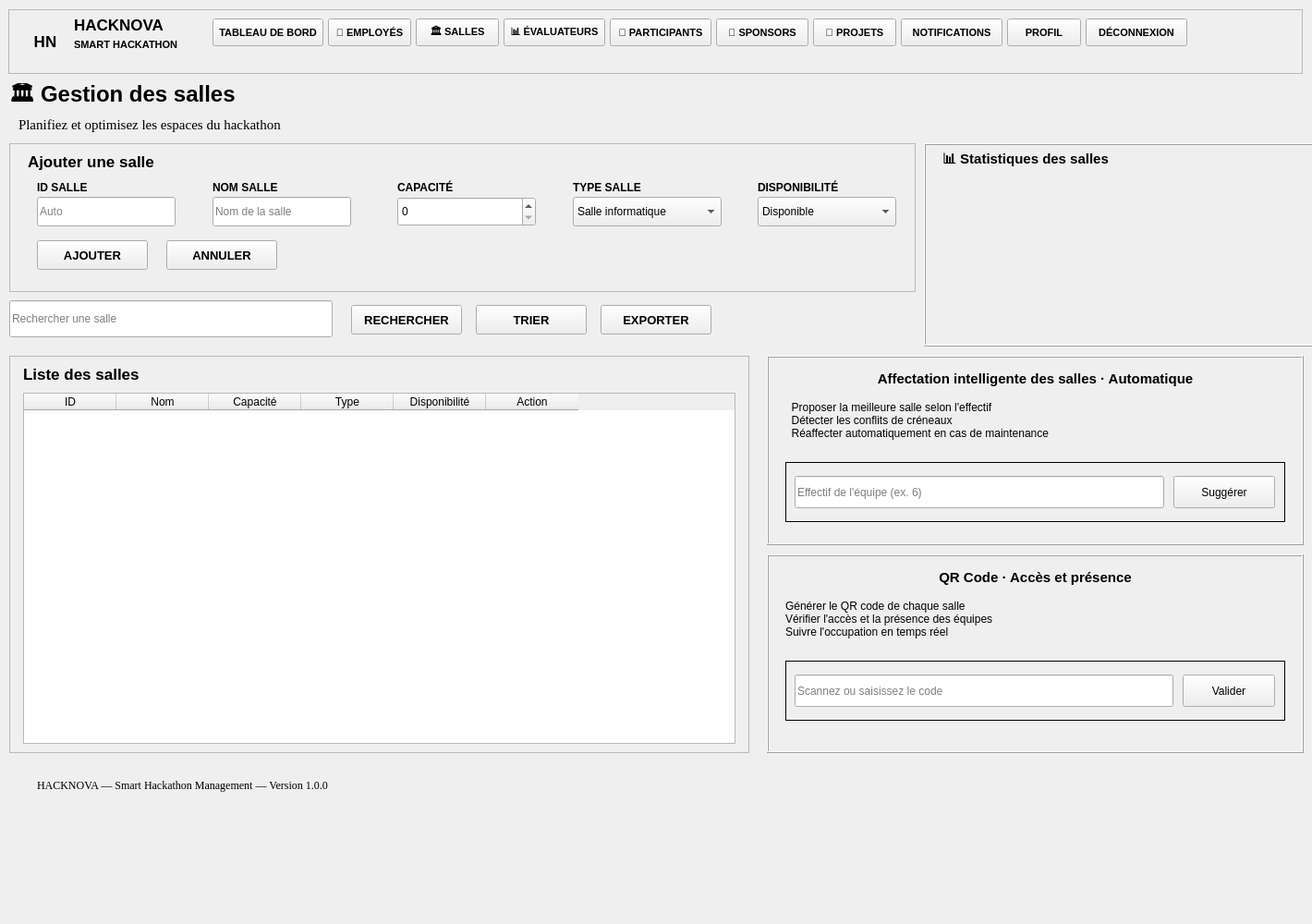
      <widget class="QWidget" name="scrollSallesContent">
       <property name="geometry">
        <rect>
         <x>0</x>
         <y>0</y>
         <width>1420</width>
         <height>1000</height>
        </rect>
       </property>
       <widget class="QFrame" name="sallesPage_frameNavbar">
        <property name="geometry">
         <rect>
          <x>9</x>
          <y>10</y>
          <width>1401</width>
          <height>70</height>
         </rect>
        </property>
        <property name="frameShape">
         <enum>QFrame::Shape::StyledPanel</enum>
        </property>
        <property name="frameShadow">
         <enum>QFrame::Shadow::Raised</enum>
        </property>
        <widget class="QLabel" name="sallesPage_labelNavLogo">
         <property name="geometry">
          <rect>
           <x>15</x>
           <y>10</y>
           <width>50</width>
           <height>50</height>
          </rect>
         </property>
         <property name="font">
          <font>
           <family>Arial</family>
           <pointsize>13</pointsize>
           <bold>true</bold>
          </font>
         </property>
         <property name="text">
          <string>HN</string>
         </property>
         <property name="alignment">
          <set>Qt::AlignmentFlag::AlignCenter</set>
         </property>
        </widget>
       </widget>
       <widget class="QLabel" name="sallesPage_labelNavBrand">
        <property name="geometry">
         <rect>
          <x>80</x>
          <y>15</y>
          <width>140</width>
          <height>24</height>
         </rect>
        </property>
        <property name="font">
         <font>
          <family>Arial</family>
          <pointsize>13</pointsize>
          <bold>true</bold>
         </font>
        </property>
        <property name="text">
         <string>HACKNOVA</string>
        </property>
       </widget>
       <widget class="QLabel" name="sallesPage_labelNavSub">
        <property name="geometry">
         <rect>
          <x>80</x>
          <y>40</y>
          <width>140</width>
          <height>16</height>
         </rect>
        </property>
        <property name="font">
         <font>
          <family>Arial</family>
          <pointsize>8</pointsize>
          <bold>true</bold>
         </font>
        </property>
        <property name="text">
         <string>SMART HACKATHON</string>
        </property>
       </widget>
       <widget class="QPushButton" name="sallesPage_btnDashboard">
        <property name="geometry">
         <rect>
          <x>230</x>
          <y>20</y>
          <width>120</width>
          <height>30</height>
         </rect>
        </property>
        <property name="font">
         <font>
          <family>Arial</family>
          <pointsize>8</pointsize>
          <bold>true</bold>
         </font>
        </property>
        <property name="cursor">
         <cursorShape>PointingHandCursor</cursorShape>
        </property>
        <property name="text">
         <string>TABLEAU DE BORD</string>
        </property>
       </widget>
       <widget class="QPushButton" name="sallesPage_btnEmployes">
        <property name="geometry">
         <rect>
          <x>355</x>
          <y>20</y>
          <width>90</width>
          <height>30</height>
         </rect>
        </property>
        <property name="font">
         <font>
          <family>Arial</family>
          <pointsize>8</pointsize>
          <bold>true</bold>
         </font>
        </property>
        <property name="cursor">
         <cursorShape>PointingHandCursor</cursorShape>
        </property>
        <property name="text">
         <string>👤 EMPLOYÉS</string>
        </property>
       </widget>
       <widget class="QPushButton" name="sallesPage_btnSalles">
        <property name="geometry">
         <rect>
          <x>450</x>
          <y>20</y>
          <width>90</width>
          <height>30</height>
         </rect>
        </property>
        <property name="font">
         <font>
          <family>Arial</family>
          <pointsize>8</pointsize>
          <bold>true</bold>
         </font>
        </property>
        <property name="cursor">
         <cursorShape>PointingHandCursor</cursorShape>
        </property>
        <property name="text">
         <string>🏛 SALLES</string>
        </property>
       </widget>
       <widget class="QPushButton" name="sallesPage_btnEvaluateurs">
        <property name="geometry">
         <rect>
          <x>545</x>
          <y>20</y>
          <width>110</width>
          <height>30</height>
         </rect>
        </property>
        <property name="font">
         <font>
          <family>Arial</family>
          <pointsize>8</pointsize>
          <bold>true</bold>
         </font>
        </property>
        <property name="cursor">
         <cursorShape>PointingHandCursor</cursorShape>
        </property>
        <property name="text">
         <string>📊 ÉVALUATEURS</string>
        </property>
       </widget>
       <widget class="QPushButton" name="sallesPage_btnParticipants">
        <property name="geometry">
         <rect>
          <x>660</x>
          <y>20</y>
          <width>110</width>
          <height>30</height>
         </rect>
        </property>
        <property name="font">
         <font>
          <family>Arial</family>
          <pointsize>8</pointsize>
          <bold>true</bold>
         </font>
        </property>
        <property name="cursor">
         <cursorShape>PointingHandCursor</cursorShape>
        </property>
        <property name="text">
         <string>👥 PARTICIPANTS</string>
        </property>
       </widget>
       <widget class="QPushButton" name="sallesPage_btnSponsors">
        <property name="geometry">
         <rect>
          <x>775</x>
          <y>20</y>
          <width>100</width>
          <height>30</height>
         </rect>
        </property>
        <property name="font">
         <font>
          <family>Arial</family>
          <pointsize>8</pointsize>
          <bold>true</bold>
         </font>
        </property>
        <property name="cursor">
         <cursorShape>PointingHandCursor</cursorShape>
        </property>
        <property name="text">
         <string>🤝 SPONSORS</string>
        </property>
       </widget>
       <widget class="QPushButton" name="sallesPage_btnProjets">
        <property name="geometry">
         <rect>
          <x>880</x>
          <y>20</y>
          <width>90</width>
          <height>30</height>
         </rect>
        </property>
        <property name="font">
         <font>
          <family>Arial</family>
          <pointsize>8</pointsize>
          <bold>true</bold>
         </font>
        </property>
        <property name="cursor">
         <cursorShape>PointingHandCursor</cursorShape>
        </property>
        <property name="text">
         <string>💡 PROJETS</string>
        </property>
       </widget>
       <widget class="QPushButton" name="sallesPage_btnNotifications">
        <property name="geometry">
         <rect>
          <x>975</x>
          <y>20</y>
          <width>110</width>
          <height>30</height>
         </rect>
        </property>
        <property name="font">
         <font>
          <family>Arial</family>
          <pointsize>8</pointsize>
          <bold>true</bold>
         </font>
        </property>
        <property name="cursor">
         <cursorShape>PointingHandCursor</cursorShape>
        </property>
        <property name="text">
         <string>NOTIFICATIONS</string>
        </property>
       </widget>
       <widget class="QPushButton" name="sallesPage_btnProfil">
        <property name="geometry">
         <rect>
          <x>1090</x>
          <y>20</y>
          <width>80</width>
          <height>30</height>
         </rect>
        </property>
        <property name="font">
         <font>
          <family>Arial</family>
          <pointsize>8</pointsize>
          <bold>true</bold>
         </font>
        </property>
        <property name="cursor">
         <cursorShape>PointingHandCursor</cursorShape>
        </property>
        <property name="text">
         <string>PROFIL</string>
        </property>
       </widget>
       <widget class="QPushButton" name="sallesPage_btnDeconnexion">
        <property name="geometry">
         <rect>
          <x>1175</x>
          <y>20</y>
          <width>110</width>
          <height>30</height>
         </rect>
        </property>
        <property name="font">
         <font>
          <family>Arial</family>
          <pointsize>8</pointsize>
          <bold>true</bold>
         </font>
        </property>
        <property name="cursor">
         <cursorShape>PointingHandCursor</cursorShape>
        </property>
        <property name="text">
         <string>DÉCONNEXION</string>
        </property>
       </widget>
       <widget class="QLabel" name="labelTitleSalles">
        <property name="geometry">
         <rect>
          <x>10</x>
          <y>90</y>
          <width>600</width>
          <height>30</height>
         </rect>
        </property>
        <property name="font">
         <font>
          <family>Arial</family>
          <pointsize>18</pointsize>
          <bold>true</bold>
         </font>
        </property>
        <property name="text">
         <string>🏛 Gestion des salles</string>
        </property>
       </widget>
       <widget class="QLabel" name="labelSubSalles">
        <property name="geometry">
         <rect>
          <x>20</x>
          <y>125</y>
          <width>800</width>
          <height>20</height>
         </rect>
        </property>
        <property name="font">
         <font>
          <family>Times New Roman</family>
          <pointsize>11</pointsize>
         </font>
        </property>
        <property name="text">
         <string>Planifiez et optimisez les espaces du hackathon</string>
        </property>
       </widget>
       <widget class="QFrame" name="cardFormSalles">
        <property name="geometry">
         <rect>
          <x>10</x>
          <y>155</y>
          <width>981</width>
          <height>161</height>
         </rect>
        </property>
        <property name="frameShape">
         <enum>QFrame::Shape::StyledPanel</enum>
        </property>
        <property name="frameShadow">
         <enum>QFrame::Shadow::Raised</enum>
        </property>
       </widget>
       <widget class="QLabel" name="labelFormTitleSalles">
        <property name="geometry">
         <rect>
          <x>30</x>
          <y>165</y>
          <width>500</width>
          <height>20</height>
         </rect>
        </property>
        <property name="font">
         <font>
          <family>Arial</family>
          <pointsize>13</pointsize>
          <bold>true</bold>
         </font>
        </property>
        <property name="text">
         <string>Ajouter une salle</string>
        </property>
       </widget>
       <widget class="QLabel" name="lblSalleID">
        <property name="geometry">
         <rect>
          <x>40</x>
          <y>195</y>
          <width>120</width>
          <height>16</height>
         </rect>
        </property>
        <property name="font">
         <font>
          <family>Arial</family>
          <pointsize>9</pointsize>
          <bold>true</bold>
         </font>
        </property>
        <property name="text">
         <string>ID SALLE</string>
        </property>
       </widget>
       <widget class="QLineEdit" name="lineEditSalleID">
        <property name="geometry">
         <rect>
          <x>40</x>
          <y>213</y>
          <width>150</width>
          <height>32</height>
         </rect>
        </property>
        <property name="readOnly">
         <bool>true</bool>
        </property>
        <property name="placeholderText">
         <string>Auto</string>
        </property>
       </widget>
       <widget class="QLabel" name="lblSalleNom">
        <property name="geometry">
         <rect>
          <x>230</x>
          <y>195</y>
          <width>120</width>
          <height>16</height>
         </rect>
        </property>
        <property name="font">
         <font>
          <family>Arial</family>
          <pointsize>9</pointsize>
          <bold>true</bold>
         </font>
        </property>
        <property name="text">
         <string>NOM SALLE</string>
        </property>
       </widget>
       <widget class="QLineEdit" name="lineEditSalleNom">
        <property name="geometry">
         <rect>
          <x>230</x>
          <y>213</y>
          <width>150</width>
          <height>32</height>
         </rect>
        </property>
        <property name="placeholderText">
         <string>Nom de la salle</string>
        </property>
       </widget>
       <widget class="QLabel" name="lblSalleCapacite">
        <property name="geometry">
         <rect>
          <x>430</x>
          <y>195</y>
          <width>120</width>
          <height>16</height>
         </rect>
        </property>
        <property name="font">
         <font>
          <family>Arial</family>
          <pointsize>9</pointsize>
          <bold>true</bold>
         </font>
        </property>
        <property name="text">
         <string>CAPACITÉ</string>
        </property>
       </widget>
       <widget class="QSpinBox" name="spinBoxSalleCapacite">
        <property name="geometry">
         <rect>
          <x>430</x>
          <y>213</y>
          <width>150</width>
          <height>32</height>
         </rect>
        </property>
        <property name="maximum">
         <number>9999</number>
        </property>
       </widget>
       <widget class="QLabel" name="lblSalleType">
        <property name="geometry">
         <rect>
          <x>620</x>
          <y>195</y>
          <width>140</width>
          <height>16</height>
         </rect>
        </property>
        <property name="font">
         <font>
          <family>Arial</family>
          <pointsize>9</pointsize>
          <bold>true</bold>
         </font>
        </property>
        <property name="text">
         <string>TYPE SALLE</string>
        </property>
       </widget>
       <widget class="QComboBox" name="comboBoxSalleType">
        <property name="geometry">
         <rect>
          <x>620</x>
          <y>213</y>
          <width>161</width>
          <height>32</height>
         </rect>
        </property>
        <item>
         <property name="text">
          <string>Salle informatique</string>
         </property>
        </item>
        <item>
         <property name="text">
          <string>Salle de réunion</string>
         </property>
        </item>
        <item>
         <property name="text">
          <string>Salle conférence</string>
         </property>
        </item>
        <item>
         <property name="text">
          <string>Laboratoire</string>
         </property>
        </item>
        <item>
         <property name="text">
          <string>Autre</string>
         </property>
        </item>
       </widget>
       <widget class="QLabel" name="lblSalleDispo">
        <property name="geometry">
         <rect>
          <x>820</x>
          <y>195</y>
          <width>140</width>
          <height>16</height>
         </rect>
        </property>
        <property name="font">
         <font>
          <family>Arial</family>
          <pointsize>9</pointsize>
          <bold>true</bold>
         </font>
        </property>
        <property name="text">
         <string>DISPONIBILITÉ</string>
        </property>
       </widget>
       <widget class="QComboBox" name="comboBoxSalleDispo">
        <property name="geometry">
         <rect>
          <x>820</x>
          <y>213</y>
          <width>150</width>
          <height>32</height>
         </rect>
        </property>
        <item>
         <property name="text">
          <string>Disponible</string>
         </property>
        </item>
        <item>
         <property name="text">
          <string>Occupée</string>
         </property>
        </item>
        <item>
         <property name="text">
          <string>Maintenance</string>
         </property>
        </item>
       </widget>
       <widget class="QPushButton" name="btnAjouterSalle">
        <property name="geometry">
         <rect>
          <x>40</x>
          <y>260</y>
          <width>120</width>
          <height>32</height>
         </rect>
        </property>
        <property name="font">
         <font>
          <family>Arial</family>
          <pointsize>10</pointsize>
          <bold>true</bold>
         </font>
        </property>
        <property name="cursor">
         <cursorShape>PointingHandCursor</cursorShape>
        </property>
        <property name="text">
         <string>AJOUTER</string>
        </property>
       </widget>
       <widget class="QPushButton" name="btnAnnuler">
        <property name="geometry">
         <rect>
          <x>180</x>
          <y>260</y>
          <width>120</width>
          <height>32</height>
         </rect>
        </property>
        <property name="font">
         <font>
          <family>Arial</family>
          <pointsize>10</pointsize>
          <bold>true</bold>
         </font>
        </property>
        <property name="cursor">
         <cursorShape>PointingHandCursor</cursorShape>
        </property>
        <property name="text">
         <string>ANNULER</string>
        </property>
       </widget>
       <widget class="QLineEdit" name="lineEdit_2">
        <property name="geometry">
         <rect>
          <x>10</x>
          <y>325</y>
          <width>350</width>
          <height>40</height>
         </rect>
        </property>
        <property name="placeholderText">
         <string>Rechercher une salle</string>
        </property>
       </widget>
       <widget class="QPushButton" name="btnRechercherSalle">
        <property name="geometry">
         <rect>
          <x>380</x>
          <y>330</y>
          <width>120</width>
          <height>32</height>
         </rect>
        </property>
        <property name="font">
         <font>
          <family>Arial</family>
          <pointsize>10</pointsize>
          <bold>true</bold>
         </font>
        </property>
        <property name="cursor">
         <cursorShape>PointingHandCursor</cursorShape>
        </property>
        <property name="text">
         <string>RECHERCHER</string>
        </property>
       </widget>
       <widget class="QPushButton" name="btnTrierSalle">
        <property name="geometry">
         <rect>
          <x>515</x>
          <y>330</y>
          <width>120</width>
          <height>32</height>
         </rect>
        </property>
        <property name="font">
         <font>
          <family>Arial</family>
          <pointsize>10</pointsize>
          <bold>true</bold>
         </font>
        </property>
        <property name="cursor">
         <cursorShape>PointingHandCursor</cursorShape>
        </property>
        <property name="text">
         <string>TRIER</string>
        </property>
       </widget>
       <widget class="QPushButton" name="btnExporterSalle">
        <property name="geometry">
         <rect>
          <x>650</x>
          <y>330</y>
          <width>120</width>
          <height>32</height>
         </rect>
        </property>
        <property name="font">
         <font>
          <family>Arial</family>
          <pointsize>10</pointsize>
          <bold>true</bold>
         </font>
        </property>
        <property name="cursor">
         <cursorShape>PointingHandCursor</cursorShape>
        </property>
        <property name="text">
         <string>EXPORTER</string>
        </property>
       </widget>
       <widget class="QFrame" name="cardTableSalles">
        <property name="geometry">
         <rect>
          <x>10</x>
          <y>385</y>
          <width>801</width>
          <height>430</height>
         </rect>
        </property>
        <property name="frameShape">
         <enum>QFrame::Shape::StyledPanel</enum>
        </property>
        <property name="frameShadow">
         <enum>QFrame::Shadow::Raised</enum>
        </property>
        <widget class="QTableWidget" name="tableSalles">
         <property name="geometry">
          <rect>
           <x>15</x>
           <y>40</y>
           <width>771</width>
           <height>380</height>
          </rect>
         </property>
         <property name="editTriggers">
          <set>QAbstractItemView::EditTrigger::NoEditTriggers</set>
         </property>
         <property name="selectionBehavior">
          <enum>QAbstractItemView::SelectionBehavior::SelectRows</enum>
         </property>
         <column>
          <property name="text">
           <string>ID</string>
          </property>
         </column>
         <column>
          <property name="text">
           <string>Nom</string>
          </property>
         </column>
         <column>
          <property name="text">
           <string>Capacité</string>
          </property>
         </column>
         <column>
          <property name="text">
           <string>Type</string>
          </property>
         </column>
         <column>
          <property name="text">
           <string>Disponibilité</string>
          </property>
         </column>
         <column>
          <property name="text">
           <string>Action</string>
          </property>
         </column>
        </widget>
        <widget class="QLabel" name="labelTableTitleSalles">
         <property name="geometry">
          <rect>
           <x>15</x>
           <y>10</y>
           <width>500</width>
           <height>20</height>
          </rect>
         </property>
         <property name="font">
          <font>
           <family>Arial</family>
           <pointsize>13</pointsize>
           <bold>true</bold>
          </font>
         </property>
         <property name="text">
          <string>Liste des salles</string>
         </property>
        </widget>
       </widget>
       <widget class="QFrame" name="frameAffectation_2">
        <property name="geometry">
         <rect>
          <x>830</x>
          <y>385</y>
          <width>581</width>
          <height>205</height>
         </rect>
        </property>
        <property name="frameShape">
         <enum>QFrame::Shape::Box</enum>
        </property>
        <property name="frameShadow">
         <enum>QFrame::Shadow::Raised</enum>
        </property>
        <widget class="QLabel" name="lblTitreAffect_2">
         <property name="geometry">
          <rect>
           <x>20</x>
           <y>15</y>
           <width>541</width>
           <height>20</height>
          </rect>
         </property>
         <property name="font">
          <font>
           <pointsize>11</pointsize>
           <bold>true</bold>
          </font>
         </property>
         <property name="text">
          <string>Affectation intelligente des salles · Automatique</string>
         </property>
         <property name="alignment">
          <set>Qt::AlignmentFlag::AlignCenter</set>
         </property>
        </widget>
        <widget class="QLabel" name="lblDescAffect_2">
         <property name="geometry">
          <rect>
           <x>20</x>
           <y>45</y>
           <width>541</width>
           <height>50</height>
          </rect>
         </property>
         <property name="text">
          <string>  Proposer la meilleure salle selon l'effectif
  Détecter les conflits de créneaux
  Réaffecter automatiquement en cas de maintenance</string>
         </property>
         <property name="wordWrap">
          <bool>true</bool>
         </property>
        </widget>
        <widget class="QFrame" name="frameSaisieAffect_2">
         <property name="geometry">
          <rect>
           <x>20</x>
           <y>115</y>
           <width>541</width>
           <height>65</height>
          </rect>
         </property>
         <property name="frameShape">
          <enum>QFrame::Shape::Box</enum>
         </property>
         <widget class="QLineEdit" name="leEffectif_2">
          <property name="geometry">
           <rect>
            <x>10</x>
            <y>15</y>
            <width>400</width>
            <height>35</height>
           </rect>
          </property>
          <property name="placeholderText">
           <string>Effectif de l'équipe (ex. 6)</string>
          </property>
         </widget>
         <widget class="QPushButton" name="btnSuggerer_2">
          <property name="geometry">
           <rect>
            <x>420</x>
            <y>15</y>
            <width>110</width>
            <height>35</height>
           </rect>
          </property>
          <property name="text">
           <string>Suggérer</string>
          </property>
         </widget>
        </widget>
       </widget>
       <widget class="QFrame" name="frameQR_4">
        <property name="geometry">
         <rect>
          <x>830</x>
          <y>600</y>
          <width>581</width>
          <height>215</height>
         </rect>
        </property>
        <property name="frameShape">
         <enum>QFrame::Shape::Box</enum>
        </property>
        <property name="frameShadow">
         <enum>QFrame::Shadow::Raised</enum>
        </property>
        <widget class="QLabel" name="lblTitreQR_4">
         <property name="geometry">
          <rect>
           <x>150</x>
           <y>15</y>
           <width>281</width>
           <height>20</height>
          </rect>
         </property>
         <property name="font">
          <font>
           <pointsize>11</pointsize>
           <bold>true</bold>
          </font>
         </property>
         <property name="text">
          <string>QR Code · Accès et présence</string>
         </property>
         <property name="alignment">
          <set>Qt::AlignmentFlag::AlignCenter</set>
         </property>
        </widget>
        <widget class="QLabel" name="lblDescQR_4">
         <property name="geometry">
          <rect>
           <x>20</x>
           <y>45</y>
           <width>541</width>
           <height>50</height>
          </rect>
         </property>
         <property name="text">
          <string>Générer le QR code de chaque salle
Vérifier l'accès et la présence des équipes
Suivre l'occupation en temps réel</string>
         </property>
         <property name="wordWrap">
          <bool>true</bool>
         </property>
        </widget>
        <widget class="QFrame" name="frameSaisieQR_4">
         <property name="geometry">
          <rect>
           <x>20</x>
           <y>115</y>
           <width>541</width>
           <height>65</height>
          </rect>
         </property>
         <property name="frameShape">
          <enum>QFrame::Shape::Box</enum>
         </property>
         <widget class="QLineEdit" name="leCodeQR_4">
          <property name="geometry">
           <rect>
            <x>10</x>
            <y>15</y>
            <width>410</width>
            <height>35</height>
           </rect>
          </property>
          <property name="placeholderText">
           <string>Scannez ou saisissez le code</string>
          </property>
         </widget>
         <widget class="QPushButton" name="btnValiderQR_4">
          <property name="geometry">
           <rect>
            <x>430</x>
            <y>15</y>
            <width>100</width>
            <height>35</height>
           </rect>
          </property>
          <property name="text">
           <string>Valider</string>
          </property>
         </widget>
        </widget>
       </widget>
       <widget class="QLabel" name="labelFooterSalles">
        <property name="geometry">
         <rect>
          <x>40</x>
          <y>840</y>
          <width>900</width>
          <height>20</height>
         </rect>
        </property>
        <property name="font">
         <font>
          <family>Times New Roman</family>
          <pointsize>9</pointsize>
         </font>
        </property>
        <property name="text">
         <string>HACKNOVA — Smart Hackathon Management — Version 1.0.0</string>
        </property>
       </widget>
       <widget class="QFrame" name="sallesPage_cardStats">
        <property name="geometry">
         <rect>
          <x>1000</x>
          <y>155</y>
          <width>430</width>
          <height>220</height>
         </rect>
        </property>
        <property name="frameShape">
         <enum>QFrame::Shape::Box</enum>
        </property>
        <property name="frameShadow">
         <enum>QFrame::Shadow::Raised</enum>
        </property>
        <widget class="QLabel" name="sallesPage_labelStatsTitle">
         <property name="geometry">
          <rect>
           <x>20</x>
           <y>8</y>
           <width>400</width>
           <height>20</height>
          </rect>
         </property>
         <property name="font">
          <font>
           <family>Arial</family>
           <pointsize>11</pointsize>
           <bold>true</bold>
          </font>
         </property>
         <property name="text">
          <string>📊 Statistiques des salles</string>
         </property>
        </widget>
        <widget class="QLabel" name="sallesPage_labelStatutPie">
         <property name="geometry">
          <rect>
           <x>10</x>
           <y>35</y>
           <width>190</width>
           <height>190</height>
          </rect>
         </property>
         <property name="text">
          <string/>
         </property>
        </widget>
        <widget class="QLabel" name="sallesPage_labelRoleBar">
         <property name="geometry">
          <rect>
           <x>200</x>
           <y>35</y>
           <width>230</width>
           <height>190</height>
          </rect>
         </property>
         <property name="text">
          <string/>
         </property>
        </widget>
       </widget>
      </widget>
